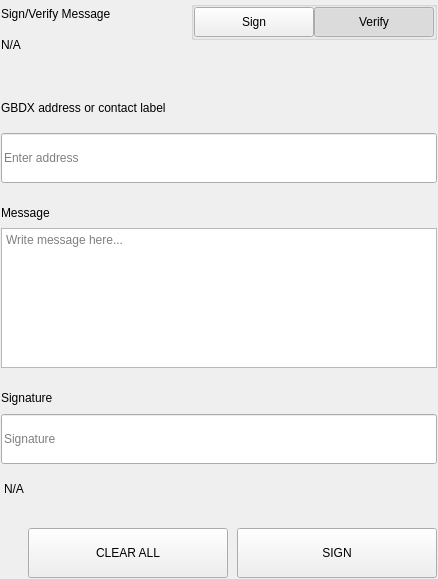
<?xml version="1.0" encoding="UTF-8"?>
<ui version="4.0">
 <class>SettingsSignMessageWidgets</class>
 <widget class="QWidget" name="SettingsSignMessageWidgets">
  <property name="geometry">
   <rect>
    <x>0</x>
    <y>0</y>
    <width>438</width>
    <height>579</height>
   </rect>
  </property>
  <property name="windowTitle">
   <string>Form</string>
  </property>
  <layout class="QVBoxLayout" name="verticalLayout">
   <property name="spacing">
    <number>0</number>
   </property>
   <property name="leftMargin">
    <number>0</number>
   </property>
   <property name="topMargin">
    <number>0</number>
   </property>
   <property name="rightMargin">
    <number>0</number>
   </property>
   <property name="bottomMargin">
    <number>0</number>
   </property>
   <item>
    <widget class="QWidget" name="left" native="true">
     <layout class="QVBoxLayout" name="verticalLayout_3">
      <property name="leftMargin">
       <number>0</number>
      </property>
      <property name="topMargin">
       <number>0</number>
      </property>
      <property name="rightMargin">
       <number>0</number>
      </property>
      <property name="bottomMargin">
       <number>0</number>
      </property>
      <item>
       <widget class="QWidget" name="container_sign" native="true">
        <layout class="QVBoxLayout" name="verticalLayout_2">
         <property name="spacing">
          <number>0</number>
         </property>
         <property name="leftMargin">
          <number>1</number>
         </property>
         <property name="topMargin">
          <number>1</number>
         </property>
         <property name="rightMargin">
          <number>1</number>
         </property>
         <property name="bottomMargin">
          <number>1</number>
         </property>
         <item>
          <layout class="QHBoxLayout" name="horizontalLayout_3" stretch="3,1">
           <property name="spacing">
            <number>40</number>
           </property>
           <item>
            <layout class="QVBoxLayout" name="verticalLayoutTitle">
             <property name="spacing">
              <number>5</number>
             </property>
             <item>
              <widget class="QLabel" name="labelTitle">
               <property name="text">
                <string>Sign/Verify Message</string>
               </property>
              </widget>
             </item>
             <item>
              <widget class="QLabel" name="labelSubtitle1">
               <property name="text">
                <string notr="true">N/A</string>
               </property>
               <property name="wordWrap">
                <bool>true</bool>
               </property>
              </widget>
             </item>
            </layout>
           </item>
           <item alignment="Qt::AlignRight|Qt::AlignTop">
            <widget class="QWidget" name="containerSwitch" native="true">
             <property name="styleSheet">
              <string notr="true">#containerSwitch{
	padding-top:9px;
}</string>
             </property>
             <layout class="QVBoxLayout" name="verticalLayout_6">
              <property name="spacing">
               <number>4</number>
              </property>
              <property name="leftMargin">
               <number>0</number>
              </property>
              <property name="topMargin">
               <number>0</number>
              </property>
              <property name="rightMargin">
               <number>0</number>
              </property>
              <property name="bottomMargin">
               <number>0</number>
              </property>
              <item alignment="Qt::AlignRight">
               <widget class="QGroupBox" name="groupBox">
                <property name="sizePolicy">
                 <sizepolicy hsizetype="Fixed" vsizetype="Preferred">
                  <horstretch>0</horstretch>
                  <verstretch>0</verstretch>
                 </sizepolicy>
                </property>
                <property name="title">
                 <string/>
                </property>
                <property name="alignment">
                 <set>Qt::AlignRight|Qt::AlignTop|Qt::AlignTrailing</set>
                </property>
                <layout class="QHBoxLayout" name="horizontalLayout_4">
                 <property name="spacing">
                  <number>0</number>
                 </property>
                 <property name="leftMargin">
                  <number>0</number>
                 </property>
                 <property name="topMargin">
                  <number>0</number>
                 </property>
                 <property name="rightMargin">
                  <number>0</number>
                 </property>
                 <property name="bottomMargin">
                  <number>0</number>
                 </property>
                 <item>
                  <widget class="QPushButton" name="pushSign">
                   <property name="minimumSize">
                    <size>
                     <width>120</width>
                     <height>30</height>
                    </size>
                   </property>
                   <property name="maximumSize">
                    <size>
                     <width>120</width>
                     <height>30</height>
                    </size>
                   </property>
                   <property name="focusPolicy">
                    <enum>Qt::NoFocus</enum>
                   </property>
                   <property name="text">
                    <string>Sign</string>
                   </property>
                   <property name="checkable">
                    <bool>true</bool>
                   </property>
                   <property name="autoExclusive">
                    <bool>true</bool>
                   </property>
                  </widget>
                 </item>
                 <item>
                  <widget class="QPushButton" name="pushVerify">
                   <property name="minimumSize">
                    <size>
                     <width>120</width>
                     <height>30</height>
                    </size>
                   </property>
                   <property name="maximumSize">
                    <size>
                     <width>120</width>
                     <height>30</height>
                    </size>
                   </property>
                   <property name="focusPolicy">
                    <enum>Qt::NoFocus</enum>
                   </property>
                   <property name="text">
                    <string>Verify</string>
                   </property>
                   <property name="checkable">
                    <bool>true</bool>
                   </property>
                   <property name="checked">
                    <bool>true</bool>
                   </property>
                   <property name="autoExclusive">
                    <bool>true</bool>
                   </property>
                  </widget>
                 </item>
                </layout>
               </widget>
              </item>
              <item alignment="Qt::AlignHCenter|Qt::AlignTop">
               <widget class="QLabel" name="labelSubtitleSwitch">
                <property name="text">
                 <string/>
                </property>
                <property name="alignment">
                 <set>Qt::AlignRight|Qt::AlignTrailing|Qt::AlignVCenter</set>
                </property>
               </widget>
              </item>
             </layout>
            </widget>
           </item>
          </layout>
         </item>
         <item>
          <spacer name="verticalSpacer_2">
           <property name="orientation">
            <enum>Qt::Vertical</enum>
           </property>
           <property name="sizeType">
            <enum>QSizePolicy::Fixed</enum>
           </property>
           <property name="sizeHint" stdset="0">
            <size>
             <width>20</width>
             <height>40</height>
            </size>
           </property>
          </spacer>
         </item>
         <item>
          <widget class="QWidget" name="containerAddress" native="true">
           <property name="sizePolicy">
            <sizepolicy hsizetype="Preferred" vsizetype="Fixed">
             <horstretch>0</horstretch>
             <verstretch>0</verstretch>
            </sizepolicy>
           </property>
           <layout class="QVBoxLayout" name="verticalLayout_5" stretch="0,0">
            <property name="spacing">
             <number>15</number>
            </property>
            <property name="leftMargin">
             <number>0</number>
            </property>
            <property name="topMargin">
             <number>0</number>
            </property>
            <property name="rightMargin">
             <number>0</number>
            </property>
            <property name="bottomMargin">
             <number>0</number>
            </property>
            <item>
             <widget class="QLabel" name="labelSubtitleAddress">
              <property name="minimumSize">
               <size>
                <width>0</width>
                <height>20</height>
               </size>
              </property>
              <property name="maximumSize">
               <size>
                <width>16777215</width>
                <height>20</height>
               </size>
              </property>
              <property name="text">
               <string>GBDX address or contact label</string>
              </property>
             </widget>
            </item>
            <item>
             <widget class="QLineEdit" name="addressIn_SM">
              <property name="minimumSize">
               <size>
                <width>0</width>
                <height>50</height>
               </size>
              </property>
              <property name="maximumSize">
               <size>
                <width>16777215</width>
                <height>50</height>
               </size>
              </property>
              <property name="placeholderText">
               <string>Enter address</string>
              </property>
             </widget>
            </item>
           </layout>
          </widget>
         </item>
         <item>
          <spacer name="verticalSpacer_3">
           <property name="orientation">
            <enum>Qt::Vertical</enum>
           </property>
           <property name="sizeType">
            <enum>QSizePolicy::Fixed</enum>
           </property>
           <property name="sizeHint" stdset="0">
            <size>
             <width>20</width>
             <height>20</height>
            </size>
           </property>
          </spacer>
         </item>
         <item>
          <layout class="QVBoxLayout" name="verticalLayout_9">
           <property name="spacing">
            <number>5</number>
           </property>
           <item>
            <widget class="QLabel" name="labelSubtitleMessage">
             <property name="minimumSize">
              <size>
               <width>0</width>
               <height>20</height>
              </size>
             </property>
             <property name="maximumSize">
              <size>
               <width>16777215</width>
               <height>20</height>
              </size>
             </property>
             <property name="text">
              <string>Message</string>
             </property>
            </widget>
           </item>
           <item>
            <widget class="QPlainTextEdit" name="messageIn_SM">
             <property name="minimumSize">
              <size>
               <width>0</width>
               <height>140</height>
              </size>
             </property>
             <property name="maximumSize">
              <size>
               <width>16777215</width>
               <height>140</height>
              </size>
             </property>
             <property name="placeholderText">
              <string>Write message here...</string>
             </property>
            </widget>
           </item>
          </layout>
         </item>
         <item>
          <spacer name="verticalSpacer_4">
           <property name="orientation">
            <enum>Qt::Vertical</enum>
           </property>
           <property name="sizeType">
            <enum>QSizePolicy::Fixed</enum>
           </property>
           <property name="sizeHint" stdset="0">
            <size>
             <width>20</width>
             <height>20</height>
            </size>
           </property>
          </spacer>
         </item>
         <item>
          <widget class="QWidget" name="widget" native="true">
           <property name="minimumSize">
            <size>
             <width>0</width>
             <height>75</height>
            </size>
           </property>
           <property name="maximumSize">
            <size>
             <width>16777215</width>
             <height>16777215</height>
            </size>
           </property>
           <layout class="QVBoxLayout" name="verticalLayout_4">
            <property name="leftMargin">
             <number>0</number>
            </property>
            <property name="topMargin">
             <number>0</number>
            </property>
            <property name="rightMargin">
             <number>0</number>
            </property>
            <property name="bottomMargin">
             <number>0</number>
            </property>
            <item>
             <widget class="QLabel" name="labelSubtitleSignature">
              <property name="minimumSize">
               <size>
                <width>0</width>
                <height>20</height>
               </size>
              </property>
              <property name="maximumSize">
               <size>
                <width>16777215</width>
                <height>20</height>
               </size>
              </property>
              <property name="text">
               <string>Signature</string>
              </property>
             </widget>
            </item>
            <item>
             <widget class="QLineEdit" name="signatureOut_SM">
              <property name="minimumSize">
               <size>
                <width>0</width>
                <height>50</height>
               </size>
              </property>
              <property name="placeholderText">
               <string>Signature</string>
              </property>
             </widget>
            </item>
           </layout>
          </widget>
         </item>
         <item>
          <widget class="QLabel" name="statusLabel_SM">
           <property name="styleSheet">
            <string notr="true">padding-top:5px;</string>
           </property>
           <property name="text">
            <string notr="true">N/A</string>
           </property>
          </widget>
         </item>
         <item>
          <spacer name="verticalSpacer">
           <property name="orientation">
            <enum>Qt::Vertical</enum>
           </property>
           <property name="sizeType">
            <enum>QSizePolicy::Fixed</enum>
           </property>
           <property name="sizeHint" stdset="0">
            <size>
             <width>20</width>
             <height>20</height>
            </size>
           </property>
          </spacer>
         </item>
         <item>
          <layout class="QHBoxLayout" name="horizontalLayout_7">
           <property name="spacing">
            <number>9</number>
           </property>
           <item>
            <spacer name="horizontalSpacer_5">
             <property name="orientation">
              <enum>Qt::Horizontal</enum>
             </property>
             <property name="sizeType">
              <enum>QSizePolicy::Expanding</enum>
             </property>
             <property name="sizeHint" stdset="0">
              <size>
               <width>40</width>
               <height>20</height>
              </size>
             </property>
            </spacer>
           </item>
           <item>
            <widget class="QPushButton" name="pushButtonClear">
             <property name="minimumSize">
              <size>
               <width>200</width>
               <height>50</height>
              </size>
             </property>
             <property name="focusPolicy">
              <enum>Qt::NoFocus</enum>
             </property>
             <property name="text">
              <string>CLEAR ALL</string>
             </property>
            </widget>
           </item>
           <item>
            <widget class="QPushButton" name="pushButtonSave">
             <property name="minimumSize">
              <size>
               <width>200</width>
               <height>50</height>
              </size>
             </property>
             <property name="maximumSize">
              <size>
               <width>200</width>
               <height>50</height>
              </size>
             </property>
             <property name="focusPolicy">
              <enum>Qt::NoFocus</enum>
             </property>
             <property name="text">
              <string>SIGN</string>
             </property>
            </widget>
           </item>
          </layout>
         </item>
        </layout>
       </widget>
      </item>
     </layout>
    </widget>
   </item>
  </layout>
 </widget>
 <resources/>
 <connections/>
</ui>
